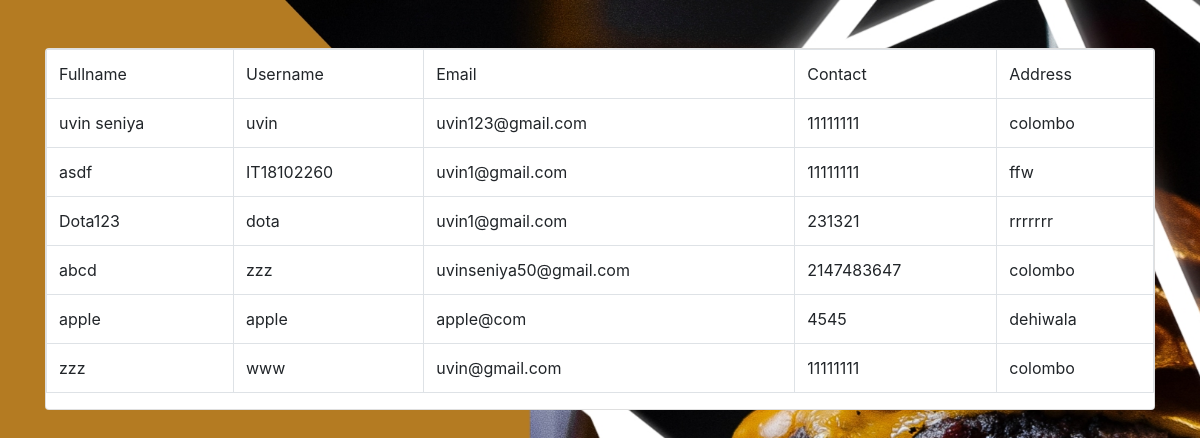
Screenshot of /viewuser.php with the database file from the repository.
### tables this page shows
CREATE TABLE `customer` (
  `fullname` varchar(50) NOT NULL,
  `username` varchar(50) NOT NULL,
  `email` varchar(50) NOT NULL,
  `contact` int(12) NOT NULL,
  `address` varchar(50) NOT NULL,
  `password` varchar(20) NOT NULL
);

### viewuser.php (the view, shortened to what this page needs)
<?php
    require_once("connection.php");
    $query = " select * from customer ";
    $result = mysqli_query($conn,$query);
?>
<!DOCTYPE html>
<html lang="en">
<head>
	<link rel="stylesheet" href="https://stackpath.bootstrapcdn.com/bootstrap/4.4.1/css/bootstrap.min.css">
</head>
<body class="bg-dark">
        <div class="container">
            <div class="row">
                <div class="col m-auto">
                    <div class="card mt-5">
                        <table class="table table-bordered">
                            <tr>
                                <td>  Fullname </td>
                                <td>  Username </td>
                                <td> Email </td>
                                <td> Contact </td>
								<td> Address </td>
                            </tr>
                            <?php
                                    while($row=mysqli_fetch_assoc($result))
                                    {
                                        $fullname = $row['fullname'];
                                        $username = $row['username'];
                                        $email = $row['email'];
                                        $contact = $row['contact'];
										$address = $row['address']
                            ?>
                                    <tr>
                                        <td><?php echo $fullname ?></td>
                                        <td><?php echo $username ?></td>
                                        <td><?php echo $email ?></td>
                                        <td><?php echo $contact ?></td>
										<td><?php echo $address ?></td>
                                    </tr>
                            <?php
                                    }
                            ?>
                        </table>
                    </div>
                </div>
            </div>
        </div>
</body>
</html>

### viewuser.php (style rules this page uses)
body { background-image:url(admin.jpg); background-size:cover; background-attachment:fixed; }

### rows the page displays
customer: fullname "uvin seniya", username "uvin", email "uvin123@gmail.com", contact "11111111", address "colombo"
customer: fullname "asdf", username "IT18102260", email "uvin1@gmail.com", contact "11111111", address "ffw"
customer: fullname "Dota123", username "dota", email "uvin1@gmail.com", contact "231321", address "rrrrrrr"
customer: fullname "abcd", username "zzz", email "uvinseniya50@gmail.com", contact "2147483647", address "colombo"
customer: fullname "apple", username "apple", email "apple@com", contact "4545", address "dehiwala"
customer: fullname "zzz", username "www", email "uvin@gmail.com", contact "11111111", address "colombo"
